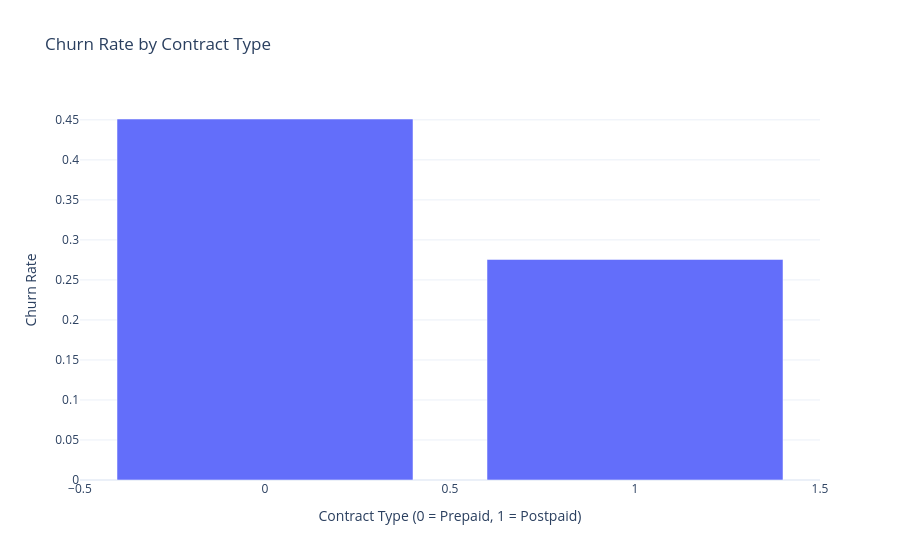

Notebook code cell kept with this figure:
### Code cell
churn_rate_by_contract = df.groupby('contract_type')['churn'].mean().reset_index()
import plotly.express as px
fig = px.bar(churn_rate_by_contract, x='contract_type', y='churn', title='Churn Rate by Contract Type')
fig.update_layout(
    xaxis_title='Contract Type (0 = Prepaid, 1 = Postpaid)',
    yaxis_title='Churn Rate',
    template='plotly_white'
)   
fig.show()

### Figure 1 — Plotly figure (JSON) as saved in the notebook; plotly's stock layout.template omitted (floating-point values rounded to 4 significant figures)
{"data": [{"hovertemplate": "contract_type=%{x}<br>churn=%{y}<extra></extra>", "legendgroup": "", "marker": {"color": "#636efa", "pattern": {"shape": ""}}, "name": "", "orientation": "v", "showlegend": false, "textposition": "auto", "type": "bar", "x": [0, 1], "xaxis": "x", "y": [0.4511, 0.2756], "yaxis": "y"}], "layout": {"barmode": "relative", "legend": {"tracegroupgap": 0}, "title": {"text": "Churn Rate by Contract Type"}, "xaxis": {"anchor": "y", "domain": [0, 1], "title": {"text": "Contract Type (0 = Prepaid, 1 = Postpaid)"}}, "yaxis": {"anchor": "x", "domain": [0, 1], "title": {"text": "Churn Rate"}}}}
